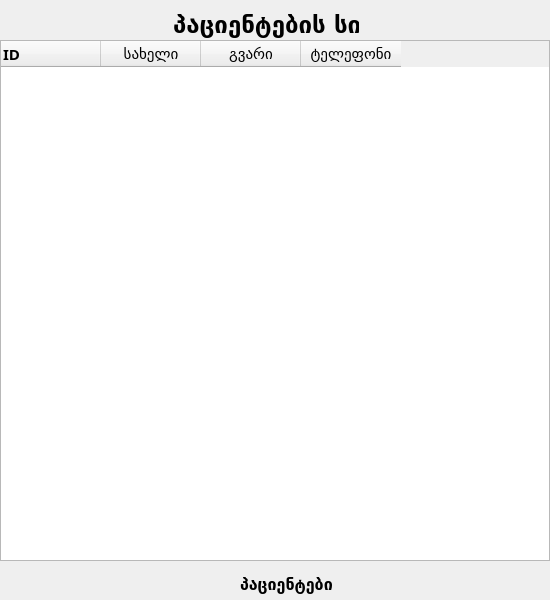
<?xml version="1.0" encoding="UTF-8"?>
<ui version="4.0">
 <class>Form</class>
 <widget class="QWidget" name="Form">
  <property name="geometry">
   <rect>
    <x>0</x>
    <y>0</y>
    <width>550</width>
    <height>600</height>
   </rect>
  </property>
  <property name="windowTitle">
   <string>Form</string>
  </property>
  <property name="styleSheet">
   <string notr="true">QPushButton {
	border: 1px solid #C07F00;
	background: #FFF7D4;
	border-radius: 6px;

}

QPushButton:hover {
	border: 1px solid black;
	background-color: #FFD95A;
}
QLineEdit {
	border: 1px solid #C07F00;
	border-radius: 6px;	
	padding: 6px;
	background: white;
}

QLineEdit:focus {
	border: 1px solid #F8AD25;
}

QLineEdit:hover {
	background-color: #FFD95A;
}

QComboBox {
	border: 0.5px solid #C07F00;
}

QComboBox:hover {
	background-color: #FFD95A;
}
</string>
  </property>
  <widget class="QTableWidget" name="patients_table">
   <property name="geometry">
    <rect>
     <x>0</x>
     <y>40</y>
     <width>550</width>
     <height>521</height>
    </rect>
   </property>
   <property name="font">
    <font>
     <family>BPG Nino Mtavruli</family>
     <pointsize>11</pointsize>
    </font>
   </property>
   <attribute name="horizontalHeaderVisible">
    <bool>true</bool>
   </attribute>
   <attribute name="verticalHeaderVisible">
    <bool>false</bool>
   </attribute>
   <column>
    <property name="text">
     <string>ID</string>
    </property>
    <property name="font">
     <font>
      <family>BPG Nino Mtavruli</family>
      <pointsize>11</pointsize>
      <weight>75</weight>
      <bold>true</bold>
     </font>
    </property>
    <property name="textAlignment">
     <set>AlignLeading|AlignVCenter</set>
    </property>
   </column>
   <column>
    <property name="text">
     <string>სახელი</string>
    </property>
    <property name="font">
     <font>
      <family>BPG Nino Mtavruli</family>
      <pointsize>11</pointsize>
     </font>
    </property>
   </column>
   <column>
    <property name="text">
     <string>გვარი</string>
    </property>
    <property name="font">
     <font>
      <family>BPG Nino Mtavruli</family>
      <pointsize>11</pointsize>
     </font>
    </property>
   </column>
   <column>
    <property name="text">
     <string>ტელეფონი</string>
    </property>
    <property name="font">
     <font>
      <family>BPG Nino Mtavruli</family>
      <pointsize>11</pointsize>
     </font>
    </property>
   </column>
  </widget>
  <widget class="QLabel" name="main_label">
   <property name="geometry">
    <rect>
     <x>173</x>
     <y>10</y>
     <width>186</width>
     <height>28</height>
    </rect>
   </property>
   <property name="font">
    <font>
     <family>BPG Nino Mtavruli</family>
     <pointsize>18</pointsize>
     <weight>75</weight>
     <bold>true</bold>
    </font>
   </property>
   <property name="text">
    <string>პაციენტების სია</string>
   </property>
  </widget>
  <widget class="QLabel" name="patients_num">
   <property name="geometry">
    <rect>
     <x>240</x>
     <y>570</y>
     <width>301</width>
     <height>28</height>
    </rect>
   </property>
   <property name="font">
    <font>
     <family>BPG Nino Mtavruli</family>
     <pointsize>12</pointsize>
     <weight>75</weight>
     <bold>true</bold>
    </font>
   </property>
   <property name="text">
    <string>პაციენტები</string>
   </property>
  </widget>
 </widget>
 <resources/>
 <connections/>
</ui>
